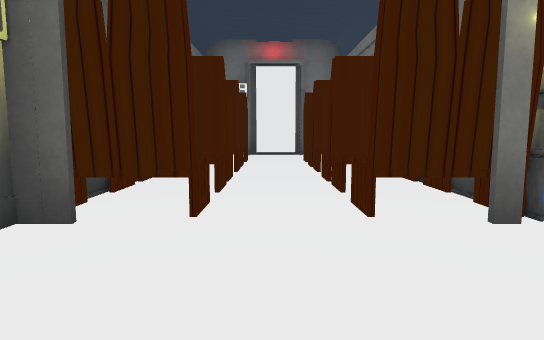
[1] (above)

12 first-person views from a walk through a 3-D level made in the Unity game engine. The camera is 0.64 m above the floor, tilts 6° down and sees 75° across. Doors are open. The floor is counted in squares, 1 m on a side. Each view is taken from the middle of a square. On the plan, view 1 faces up. The plan holds only what a view shows up to about 10 squares ahead; the rest is blank. The player character is not drawn. Some surface patterns are stand-ins.

[2]
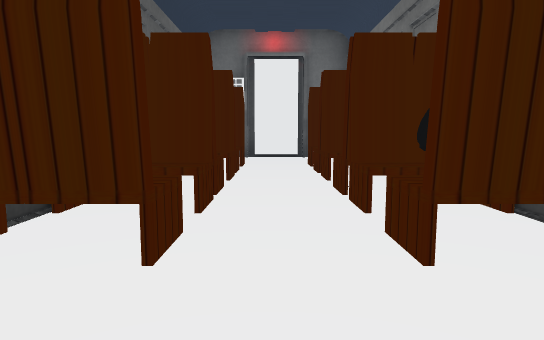

[3]
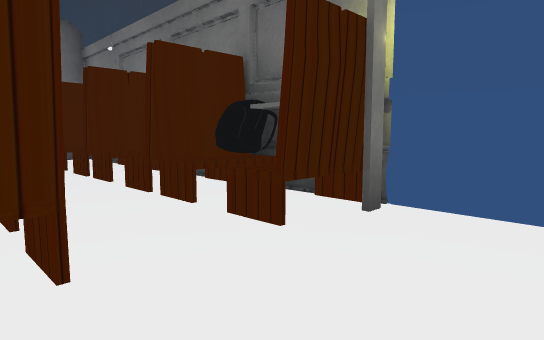

[4]
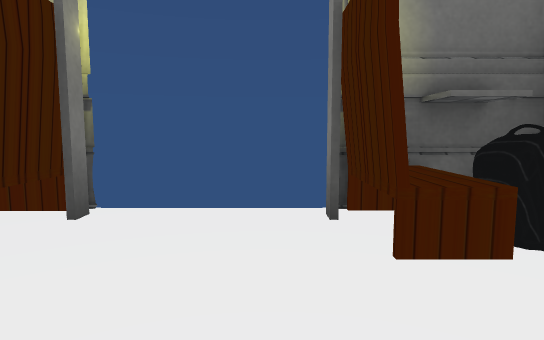

[5]
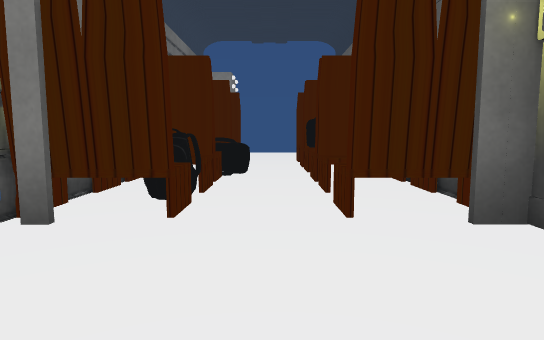

[6]
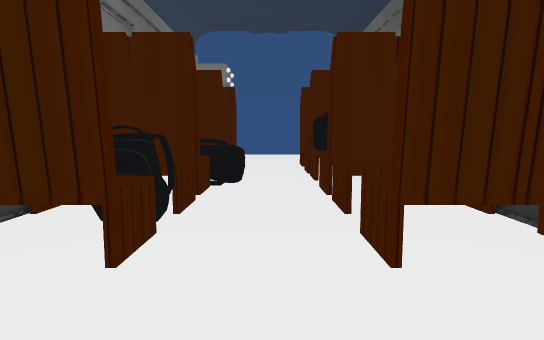

[7]
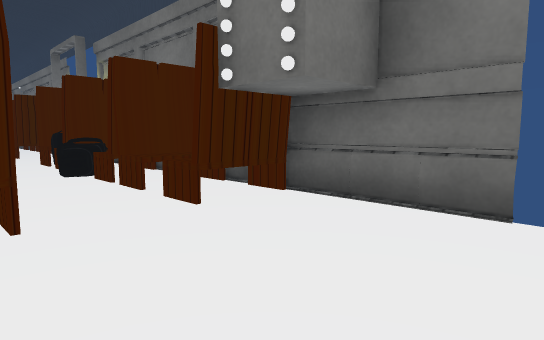

[8]
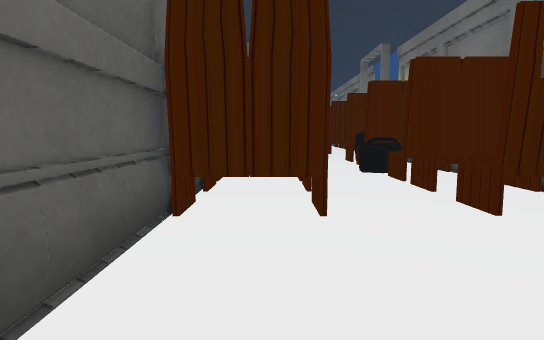

[9]
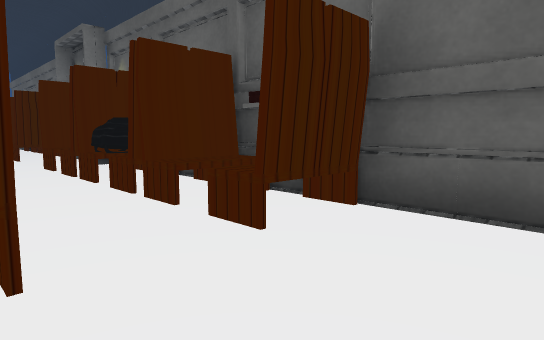

[10]
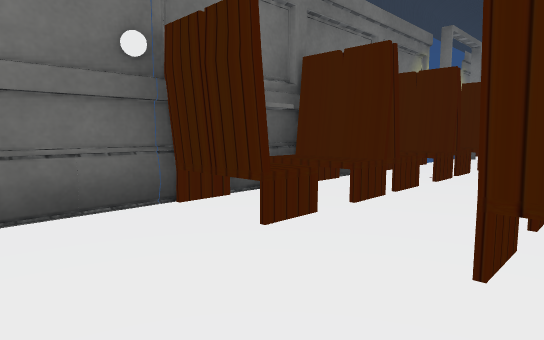

[11]
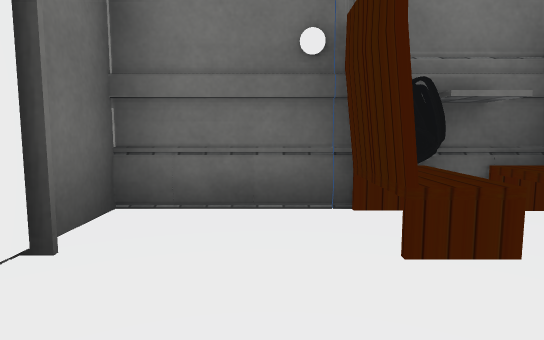

[12]
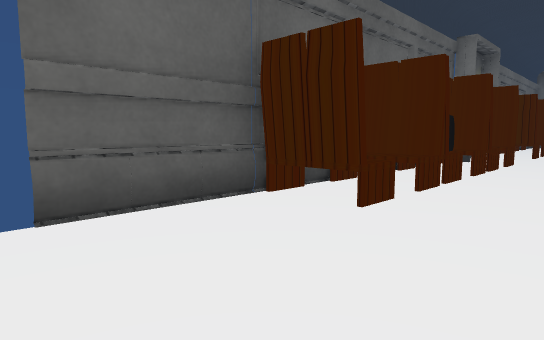

### Floor plan
Key: @ floor where view 1 was taken; # wall or solid block; . floor; D open door; O other object.
Columns run from 2 left of view 1 to 2 right of it. Each row starts with its distance up from view 1.
 11 #####
 10 #...#
  9 #...#
  8 #O.OO
  7 #O.O#
  6 #O.O#
  5 #O.O#
  4 #O.OO
  3 #O.O#
  2 #...D
  1 #...D
  0 #O@O#
 -1 #O.O#
 -2 #O.O#
 -3 #O.O#
 -4 #O.O#
 -5 #O.O#
 -6 #...#
 -7 #DDDD
 -8  ...

Where each view was taken, in squares from view 1:
view 1: 0 up, 0 right, facing up
view 2: 1 up, 0 right, facing up
view 3: 1 up, 1 left, facing up-right
view 4: 1 up, 1 left, facing right
view 5: 3 up, 0 right, facing down
view 6: 2 up, 0 right, facing down
view 7: 8 down, 1 left, facing up-right
view 8: 8 down, 1 left, facing up
view 9: 10 up, 1 right, facing down-left
view 10: 10 up, 1 left, facing down-right
view 11: 9 up, 1 left, facing right
view 12: 8 down, 1 right, facing up-left
